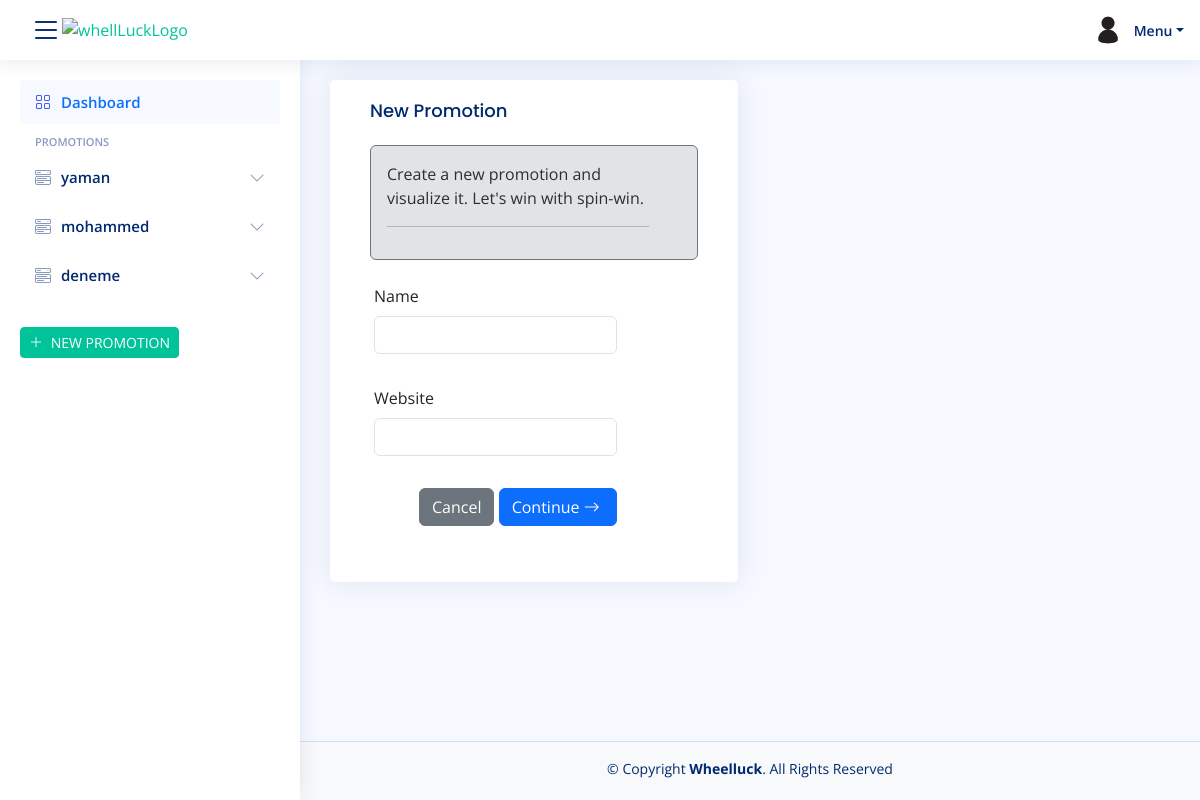
/promotion/new, run on the app's committed database.
### apps/promotion/models.py (models this page shows, shortened)
class Promotion(models.Model):
    user = models.ForeignKey(User, on_delete=models.CASCADE, related_name="promotions")
    name = models.CharField(max_length=100, verbose_name="Name")
    website = models.CharField(max_length=100, validators=[DomainValidator()])
    is_active = models.BooleanField(default=True)
    theme = models.JSONField(default=get_default_value_to_theme())
    slug = models.SlugField(max_length=255, unique=True, default='')
    start_date = models.DateField(null=True, blank=True)
    start_time = models.TimeField(null=True, blank=True)
    end_date = models.DateField(null=True, blank=True)
    end_time = models.TimeField(null=True, blank=True)
    class Meta:
        db_table = "promotion"

### apps/promotion/views.py (the view, shortened to what this page needs)
# urls.py: path("new", views.new_promotion, name="new-promotion"),
def new_promotion(request):
    app_user = _get_app_user(request)
    if request.method == "POST":
        post_data = request.POST.copy()
        post_data["user"] = app_user.pk
        form = PromotionForm(post_data)
        name = request.POST.get('name')
        website = request.POST.get('website')
        if form.is_valid():
            if name and website:
                return redirect(f"/promotion/select-template?name={quote(name)}&website={quote(website)}")
            promotion = form.save()
            edit_url = reverse("promotion_edit", kwargs={"pk": promotion.pk})
            return redirect(edit_url)
        else:
            return render(request, "new.html", locals())
    else:
        form = PromotionForm(initial={"user": app_user})
    return render(request, "new.html", locals())

### apps/promotion/forms.py (shortened to what this page needs)
class PromotionForm(BaseForm):
    name = _promotion_name_field()
    class Meta:
        model = Promotion
        fields = ("user", "name", "website",)
        widgets = {'user': forms.HiddenInput()}

### apps/core/context_processors.py (called while the page is built)
def get_media_url(request):
    return {'CDN_URL': settings.CDN_URL}

### apps/promotion/context_processors.py (called while the page is built)
def get_promotions(request):
    if not 'core.middleware.DisableSecurityChecksMiddleware' in settings.MIDDLEWARE:
        if request.user.is_authenticated:
            app_user = request.user
        else:
            User = get_user_model()
            app_user = User.objects.order_by("id").first()
        return {
            'promotions': app_user.promotions.all().order_by("-id") if app_user else Promotion.objects.none()
        }
    return []

### apps/promotion/views.py (called while the page is built)
def _get_app_user(request):
    if request.user.is_authenticated:
        return request.user
    User = get_user_model()
    user = User.objects.order_by("id").first()
    if user:
        return user
    return User.objects.create_user(
        username="local-owner",
        email="local-owner@example.com",
        password=None,
    )

### apps/promotion/templates/new.html (shortened to what this page needs)
{% extends "base.html" %}
{% block content %}
<section class="section">
  <div class="row">
    <div class="col-lg-6">
      <div class="card" style="position: relative;">
        <div class="card-body">
          <h5 class="card-title">New Promotion</h5>
          <div class="alert alert-secondary border-secondary alert-dismissible fade show" role="alert">
            <p>Create a new promotion and visualize it. Let's win with spin-win.</p>
            <hr>
          </div>
          <form class="row g-3 mt-4" method="post" action="/promotion/new" novalidate>
            <div class="row mb-3">
              <label class="form-label">Name</label>
              <div class="col-sm-10">
                {{ form.name }}
              </div>
              <div class="col-12 m-0">
              </div>
            </div>
            <div class="row mb-3">
              <label class="form-label">Website</label>
              <div class="col-sm-10">
                {{ form.website }}
              </div>
              <div class="col-12 m-0">
              </div>
            </div>
            <div class="row mb-3">
              <div class="col-sm-10 text-end">
                <a href="/" class="btn btn-secondary">Cancel</a>
                <button type="submit" id="second-tour" class="btn btn-primary float-right">Continue <i class="bi bi-arrow-right me-1"></i></button>
              </div>
            </div>
          </form>
        </div>
      </div>
    </div>
  </div>
</section>
{% endblock %}

### apps/core/templates/base.html (shortened to what this page needs)
<!DOCTYPE html>
<html lang="en" class="h-100">
<head>
  <link href="/static/vendor/bootstrap/css/bootstrap.min.css" rel="stylesheet">
  <link href="/static/vendor/bootstrap-icons/bootstrap-icons.css" rel="stylesheet">
  <link href="/static/vendor/boxicons/css/boxicons.min.css" rel="stylesheet">
  <link href="/static/vendor/remixicon/remixicon.css" rel="stylesheet">
  <link rel="stylesheet" href="/static/vendor/toastr/toastr.min.css">
  <link href="/static/simple-datatables/style.css" rel="stylesheet">
  <link href="../static/css/style.css" rel="stylesheet">
  <link rel="stylesheet" href="../static/css/custom-styles.css">
</head>
<body class="d-flex flex-column h-100">
  <header id="header" class="header fixed-top d-flex align-items-center">
    <div class="d-flex align-items-center justify-content-between">
      <i class="bi bi-list toggle-sidebar-btn"></i>
      <a href="/" class="logo d-flex align-items-center">
        <img class="d-none d-lg-block" src="https://cdntest.wheelluck.com/media/image/logo.png" alt="whellLuckLogo" >
      </a>
    </div>
    <nav class="header-nav ms-auto">
      <ul class="d-flex align-items-center">
        <li class="nav-item dropdown pe-3">
          <a class="nav-link nav-profile d-flex align-items-center pe-0" href="#" data-bs-toggle="dropdown" >
            <img src="/static/img/profile-icon.jpg" alt="Profile" class="rounded-circle">
            <span class="d-none d-md-block dropdown-toggle ps-2">Menu</span>
          </a>
        </li>
      </ul>
    </nav>
  </header>
  <aside id="sidebar" class="sidebar">
    <ul class="sidebar-nav" id="sidebar-nav">
      <li class="nav-item">
        <a class="nav-link " href="/">
          <i class="bi bi-grid"></i>
          <span  class="text-primary">Dashboard</span>
        </a>
      </li>
      <li class="nav-heading" id="third-tour">Promotions</li>
      {% for promotion in promotions %}
        <li class="nav-item">
          <a class="nav-link collapsed" data-bs-target="#components-nav-{{ forloop.counter }}" data-bs-toggle="collapse" href="#">
            <i class="bi bi-menu-button-wide"></i><span>{{ promotion.name|slice:20 }}</span><i class="bi bi-chevron-down ms-auto"></i>
          </a>
        </li>
      {% empty %}
        <span class="badge border-secondary border-1 text-secondary mt-4">No promotions</span>
      {% endfor %}
      <a href="/promotion/new" class="btn btn-sm btn-wheelluck mt-4" id="first-tour"><i class="bi bi-plus-lg me-1"></i> NEW PROMOTION</a>
    </ul>
  </aside>
  <main id="main" class="main">
    {% block content %}
		{% endblock %}
  </main>
  <footer id="footer" class="footer mt-auto py-3 bg-light">
    <div class="copyright">
      &copy; Copyright <strong><span>Wheelluck</span></strong>. All Rights Reserved
    </div>
    <div class="credits">
    </div>
  </footer>
</body>
</html>

### apps/core/static/css/style.css (style rules this page uses)
:root { scroll-behavior: smooth; --primary-color: rgb(0,195,154) ; --primary-color-opacity: rgb(0,195,154,0.8) ; --secondary-color: rgb(234,18,147); --secondary-color-opacity: rgb(234,18,147,0.8); }
body { font-family: "Open Sans", sans-serif; background: #f6f9ff; color: #444444; }
a { color: var(--primary-color); text-decoration: none; }
h1, h2, h3, h4, h5, h6 { font-family: "Nunito", sans-serif; }
#main { margin-top: 60px; padding: 20px 30px; transition: all 0.3s; }
.card { margin-bottom:30px; border: none; border-radius: 5px; box-shadow: 0px 0 30px rgba(1, 41, 112, 0.1); padding: 0 20px 20px 20px; }
.card-title { padding: 20px 0 15px 0; font-size: 18px; font-weight: 500; color: #012970; font-family: "Poppins", sans-serif; }
.card-body { padding: 0 20px 20px 20px; }
.logo img:nth-child(1) { width:230px; height:auto; }
.header { transition: all 0.5s; z-index: 997; height: 60px; box-shadow: 0px 2px 20px rgba(1, 41, 112, 0.1); background-color: #fff; padding-left: 20px; }
.header .toggle-sidebar-btn { font-size: 32px; padding-left: 10px; cursor: pointer; color: #012970; }
.header-nav ul { list-style: none; }
.header-nav>ul { margin: 0; padding: 0; }
.header-nav .nav-profile { color: #012970; }
.header-nav .nav-profile img { max-height: 36px; }
.header-nav .nav-profile span { font-size: 14px; font-weight: 600; }
.sidebar { position: fixed; top: 60px; left: 0; bottom: 0; width: 300px; z-index: 996; transition: all 0.3s; padding: 20px; overflow-y: auto; scrollbar-width: thin; scrollbar-color: #aab7cf transparent; box-shadow: 0px 0px 20px rgba(1, 41, 112, 0.1); background-color: #fff; }
@media (min-width: 1200px) { #main, #footer { margin-left: 300px; } }
.sidebar-nav { padding: 0; margin: 0; list-style: none; }
.sidebar-nav li { padding: 0; margin: 0; list-style: none; }
.sidebar-nav .nav-item { margin-bottom: 5px; }
.sidebar-nav .nav-heading { font-size: 11px; text-transform: uppercase; color: #899bbd; font-weight: 600; margin: 10px 0 5px 15px; }
.sidebar-nav .nav-link { display: flex; align-items: center; font-size: 15px; font-weight: 600; color: #4154f1; transition: 0.3; background: #f6f9ff; padding: 10px 15px; border-radius: 4px; }
.sidebar-nav .nav-link i { font-size: 16px; margin-right: 10px; color: #4154f1; }
.sidebar-nav .nav-link.collapsed { color: #012970; background: #fff; }
.sidebar-nav .nav-link.collapsed i { color: #899bbd; }
.sidebar-nav .nav-link .bi-chevron-down { margin-right: 0; transition: transform 0.2s ease-in-out; }
.footer { padding: 20px 0; font-size: 14px; transition: all 0.3s; border-top: 1px solid #cddfff; z-index: 95; }
.footer .copyright { text-align: center; color: #012970; }
.footer .credits { padding-top: 5px; text-align: center; font-size: 13px; color: #012970; }

### apps/core/static/css/custom-styles.css (style rules this page uses)
.btn-wheelluck { color: #fff; background-color: var(--primary-color); border-color: var(--primary-color); z-index: 99; }

### data on the page
Promotion: name "yaman"
Promotion: name "mohammed"
Promotion: name "deneme"
